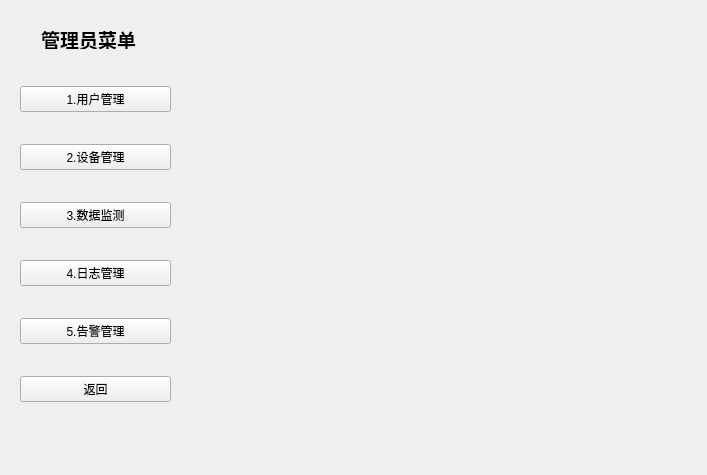
<?xml version="1.0" encoding="UTF-8"?>
<ui version="4.0">
 <class>AdminMenuFrame</class>
 <widget class="QWidget" name="AdminMenuFrame">
  <property name="geometry">
   <rect>
    <x>0</x>
    <y>0</y>
    <width>707</width>
    <height>475</height>
   </rect>
  </property>
  <property name="windowTitle">
   <string>Form</string>
  </property>
  <widget class="QWidget" name="layoutWidget">
   <property name="geometry">
    <rect>
     <x>20</x>
     <y>60</y>
     <width>151</width>
     <height>371</height>
    </rect>
   </property>
   <layout class="QVBoxLayout" name="verticalLayout_2">
    <item>
     <widget class="QPushButton" name="btnUserManager_">
      <property name="text">
       <string>1.用户管理</string>
      </property>
     </widget>
    </item>
    <item>
     <widget class="QPushButton" name="btnDeviceManager_">
      <property name="text">
       <string>2.设备管理</string>
      </property>
     </widget>
    </item>
    <item>
     <widget class="QPushButton" name="btnDataManager_">
      <property name="text">
       <string>3.数据监测</string>
      </property>
     </widget>
    </item>
    <item>
     <widget class="QPushButton" name="btnLogManager_">
      <property name="text">
       <string>4.日志管理</string>
      </property>
     </widget>
    </item>
    <item>
     <widget class="QPushButton" name="btnWaringManager_">
      <property name="text">
       <string>5.告警管理</string>
      </property>
     </widget>
    </item>
    <item>
     <widget class="QPushButton" name="btnBack_">
      <property name="text">
       <string>返回</string>
      </property>
     </widget>
    </item>
   </layout>
  </widget>
  <widget class="QLabel" name="labelAdminMenu">
   <property name="geometry">
    <rect>
     <x>40</x>
     <y>30</y>
     <width>97</width>
     <height>19</height>
    </rect>
   </property>
   <property name="font">
    <font>
     <pointsize>14</pointsize>
     <weight>75</weight>
     <bold>true</bold>
    </font>
   </property>
   <property name="text">
    <string>管理员菜单</string>
   </property>
   <property name="alignment">
    <set>Qt::AlignCenter</set>
   </property>
  </widget>
 </widget>
 <resources/>
 <connections/>
</ui>
